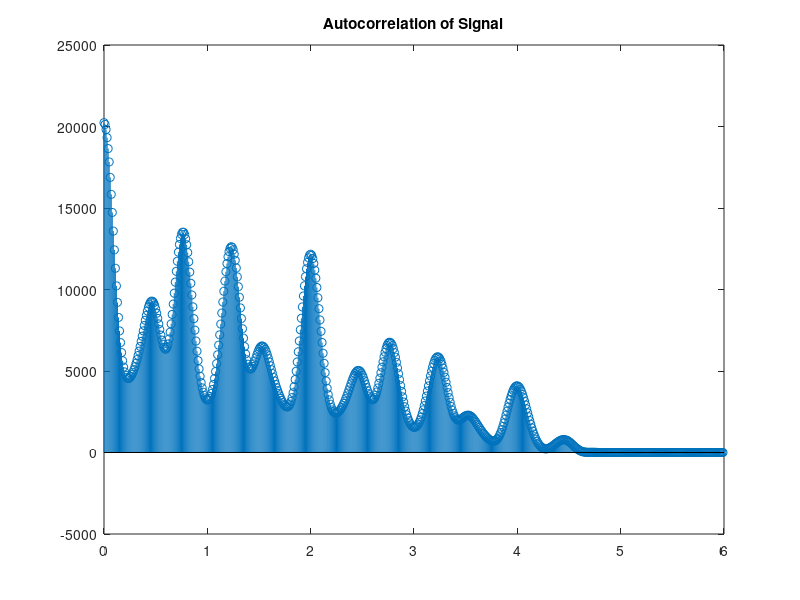
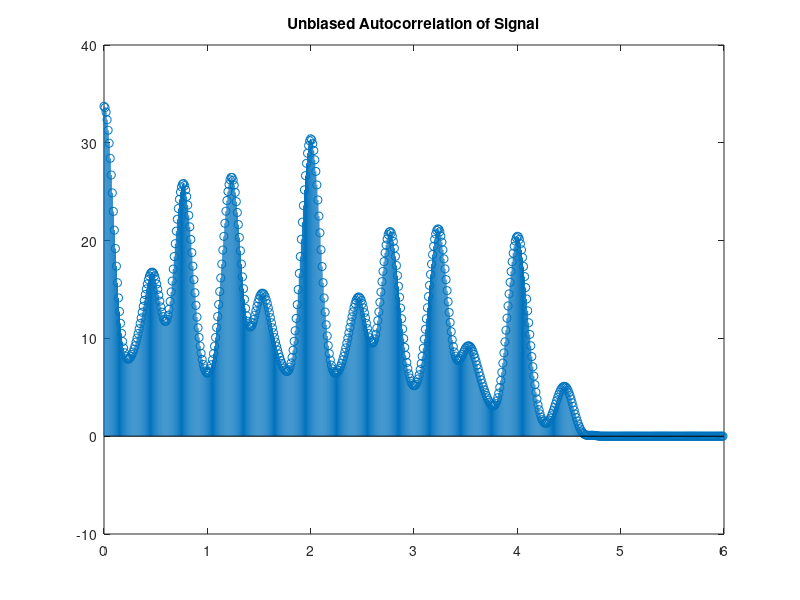

The MATLAB source for these figures, in order:
clc;
clear all;
close all;

%%%%%%%%%%%%%%%%%%%%%%%%%%%%%%%%%%%%%%%%%%%%%%%%%%%%%%
%  Part 1
%%%%%%%%%%%%%%%%%%%%%%%%%%%%%%%%%%%%%%%%%%%%%%%%%%%%%%
% load('signal.mat');
% figure();
% plot(z(:,1), z(:,2));
% title('Time  Domain  Signal  with  Signal  Sampling  Period  N = 200');
%%%%%%%%%%%%%%%%%%%%%%%%%%%%%%%%%%%%%%%%%%%%%%%%%%%%%%
%  Part 1
%%%%%%%%%%%%%%%%%%%%%%%%%%%%%%%%%%%%%%%%%%%%%%%%%%%%%%

%%%%%%%%%%%%%%%%%%%%%%%%%%%%%%%%%%%%%%%%%%%%%%%%%%%%%%
%  Part 2
%%%%%%%%%%%%%%%%%%%%%%%%%%%%%%%%%%%%%%%%%%%%%%%%%%%%%%
% load('signal.mat');
% Ts = 0.01;              % <--- Sampling period
% y = fft(z(:,2));        % <--- 
% fs = 1/Ts;              % <--- Sampling Frequency
% 
% n = length(z(:,2));     % <--- Number of samples in the signal
% fshift = (-n/2:(n/2)-1)*(fs/n); % <--- x axis frequency (Hz)
% yshift = fftshift(y);   % <--- shifted fft around 0 frequency
% figure();
% stem(fshift, abs(yshift));
% title('Stem Plot of Frequency Spectrum');
%%%%%%%%%%%%%%%%%%%%%%%%%%%%%%%%%%%%%%%%%%%%%%%%%%%%%%
%  Part 2
%%%%%%%%%%%%%%%%%%%%%%%%%%%%%%%%%%%%%%%%%%%%%%%%%%%%%%

%%%%%%%%%%%%%%%%%%%%%%%%%%%%%%%%%%%%%%%%%%%%%%%%%%%%%%
%  Part 2 Adding Frequency Bins
%%%%%%%%%%%%%%%%%%%%%%%%%%%%%%%%%%%%%%%%%%%%%%%%%%%%%%
% figure();
% sig = cos(2*pi*1.*z(:,1)) + cos(2*pi*1.5.*z(:,1)) ...
%     + cos(2*pi*2.*z(:,1)) + cos(2*pi*2.5.*z(:,1)) ...
%     + cos(2*pi*4.*z(:,1));
% plot(z(:,1), sig);
% title('Frequency Bins Added Together to Reproduce Fundamental Frequency');
%%%%%%%%%%%%%%%%%%%%%%%%%%%%%%%%%%%%%%%%%%%%%%%%%%%%%%
%  Part 2 Adding Frequency Bins
%%%%%%%%%%%%%%%%%%%%%%%%%%%%%%%%%%%%%%%%%%%%%%%%%%%%%%

%%%%%%%%%%%%%%%%%%%%%%%%%%%%%%%%%%%%%%%%%%%%%%%%%%%%%%
%  Part 3
%%%%%%%%%%%%%%%%%%%%%%%%%%%%%%%%%%%%%%%%%%%%%%%%%%%%%%
% load('signal.mat');
% Ts = 0.01;
% fs = 1/Ts;
% for i=481:600    % <--- for loop to replace last 120 with zeros
%     z(i, 2) = 0; % <--- Replace with zeros
% end
% 
% figure();
% plot(z(:,1), z(:,2));
% title('Time  Domain  Signal  with  Last 120 Samples Replaced With Zeros(0)');
% y = fft(z(:,2));
% n = length(z(:,2));
% fshift = (-n/2:(n/2)-1)*(fs/n);
% yshift = fftshift(y);
% figure();
% stem(fshift, abs(yshift));
% title('Magnitude Spectrum with Spectral Leakage');
%%%%%%%%%%%%%%%%%%%%%%%%%%%%%%%%%%%%%%%%%%%%%%%%%%%%%%
%  Part 3
%%%%%%%%%%%%%%%%%%%%%%%%%%%%%%%%%%%%%%%%%%%%%%%%%%%%%%

%%%%%%%%%%%%%%%%%%%%%%%%%%%%%%%%%%%%%%%%%%%%%%%%%%%%%%
%  Part 4
%%%%%%%%%%%%%%%%%%%%%%%%%%%%%%%%%%%%%%%%%%%%%%%%%%%%%%
load('signal.mat');
Ts = 0.01;
fs = 1/Ts;
for i=481:600    % <--- for loop to replace last 120 with zeros
    z(i, 2) = 0; % <--- Replace with zeros
end

[c, lags] = xcorr(z(:,2));
figure();
stem(lags(600:1199)*Ts, c(600:1199));
title('Autocorrelation of Signal');

[c, lags] = xcorr(z(:,2), 'unbiased');
figure();
stem(lags(600:1199)*Ts, c(600:1199));
title('Unbiased Autocorrelation of Signal');
%%%%%%%%%%%%%%%%%%%%%%%%%%%%%%%%%%%%%%%%%%%%%%%%%%%%%%
%  Part 4
%%%%%%%%%%%%%%%%%%%%%%%%%%%%%%%%%%%%%%%%%%%%%%%%%%%%%%
